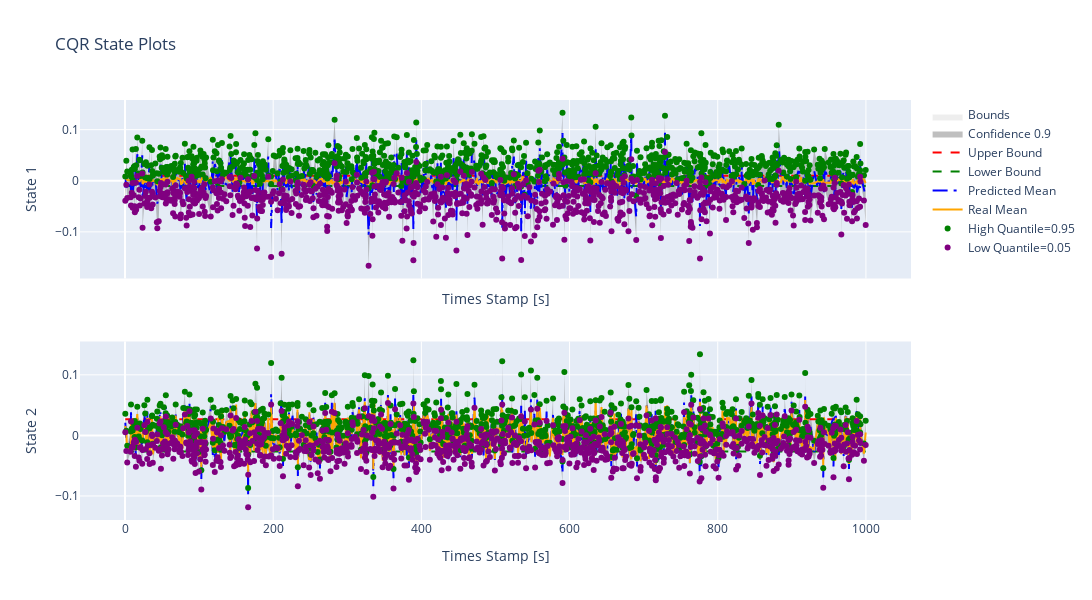

This figure's notebook cell:
### Markdown cell above
This plot is made against test data which till now is untouched.

### Code cell
dm.plot_cqr_error_plotly()

### Figure 1 — Plotly figure (JSON) as saved in the notebook; plotly's stock layout.template omitted (floating-point values rounded to 4 significant figures; data arrays with more than 128 entries replaced by an {"elided": "..."} marker saying what was removed)
{"data": [{"fill": "toself", "fillcolor": "rgba(200, 200, 200, 0.3)", "line": {"color": "rgba(255,255,255,0)"}, "name": "Bounds", "showlegend": true, "type": "scatter", "x": [0.4, 999.7, 999.7, 0.4], "xaxis": "x", "y": [-0.01, -0.01, 0.01, 0.01], "yaxis": "y"}, {"fill": "toself", "fillcolor": "rgba(128, 128, 128, 0.5)", "line": {"color": "rgba(255,255,255,0)"}, "name": "Confidence 0.9", "showlegend": true, "type": "scatter", "x": {"elided": "2000 float values"}, "xaxis": "x", "y": {"elided": "2000 float values"}, "yaxis": "y"}, {"line": {"color": "red", "dash": "dash"}, "mode": "lines", "name": "Upper Bound", "showlegend": true, "type": "scatter", "x": {"elided": "1000 float values"}, "xaxis": "x", "y": {"elided": "1000 float values"}, "yaxis": "y"}, {"line": {"color": "green", "dash": "dash"}, "mode": "lines", "name": "Lower Bound", "showlegend": true, "type": "scatter", "x": {"elided": "1000 float values"}, "xaxis": "x", "y": {"elided": "1000 float values"}, "yaxis": "y"}, {"line": {"color": "blue", "dash": "longdashdot"}, "mode": "lines", "name": "Predicted Mean", "showlegend": true, "type": "scatter", "x": {"elided": "1000 float values"}, "xaxis": "x", "y": {"elided": "1000 float values"}, "yaxis": "y"}, {"line": {"color": "orange"}, "mode": "lines", "name": "Real Mean", "showlegend": true, "type": "scatter", "x": {"elided": "1000 float values"}, "xaxis": "x", "y": {"elided": "1000 float values"}, "yaxis": "y"}, {"marker": {"color": "green", "size": 6}, "mode": "markers", "name": "High Quantile=0.95", "showlegend": true, "type": "scatter", "x": {"elided": "1000 float values"}, "xaxis": "x", "y": {"elided": "1000 float values"}, "yaxis": "y"}, {"marker": {"color": "purple", "size": 6}, "mode": "markers", "name": "Low Quantile=0.05", "showlegend": true, "type": "scatter", "x": {"elided": "1000 float values"}, "xaxis": "x", "y": {"elided": "1000 float values"}, "yaxis": "y"}, {"fill": "toself", "fillcolor": "rgba(200, 200, 200, 0.3)", "line": {"color": "rgba(255,255,255,0)"}, "name": "Bounds", "showlegend": false, "type": "scatter", "x": [0.4, 999.7, 999.7, 0.4], "xaxis": "x2", "y": [-0.0265, -0.0265, 0.0265, 0.0265], "yaxis": "y2"}, {"fill": "toself", "fillcolor": "rgba(128, 128, 128, 0.5)", "line": {"color": "rgba(255,255,255,0)"}, "name": "Confidence 0.9", "showlegend": false, "type": "scatter", "x": {"elided": "2000 float values"}, "xaxis": "x2", "y": {"elided": "2000 float values"}, "yaxis": "y2"}, {"line": {"color": "red", "dash": "dash"}, "mode": "lines", "name": "Upper Bound", "showlegend": false, "type": "scatter", "x": {"elided": "1000 float values"}, "xaxis": "x2", "y": {"elided": "1000 float values"}, "yaxis": "y2"}, {"line": {"color": "green", "dash": "dash"}, "mode": "lines", "name": "Lower Bound", "showlegend": false, "type": "scatter", "x": {"elided": "1000 float values"}, "xaxis": "x2", "y": {"elided": "1000 float values"}, "yaxis": "y2"}, {"line": {"color": "blue", "dash": "longdashdot"}, "mode": "lines", "name": "Predicted Mean", "showlegend": false, "type": "scatter", "x": {"elided": "1000 float values"}, "xaxis": "x2", "y": {"elided": "1000 float values"}, "yaxis": "y2"}, {"line": {"color": "orange"}, "mode": "lines", "name": "Real Mean", "showlegend": false, "type": "scatter", "x": {"elided": "1000 float values"}, "xaxis": "x2", "y": {"elided": "1000 float values"}, "yaxis": "y2"}, {"marker": {"color": "green", "size": 6}, "mode": "markers", "name": "High Quantile=0.95", "showlegend": false, "type": "scatter", "x": {"elided": "1000 float values"}, "xaxis": "x2", "y": {"elided": "1000 float values"}, "yaxis": "y2"}, {"marker": {"color": "purple", "size": 6}, "mode": "markers", "name": "Low Quantile=0.05", "showlegend": false, "type": "scatter", "x": {"elided": "1000 float values"}, "xaxis": "x2", "y": {"elided": "1000 float values"}, "yaxis": "y2"}], "layout": {"height": 600, "showlegend": true, "title": {"text": "CQR State Plots"}, "width": 1800, "xaxis": {"anchor": "y", "domain": [0, 1], "matches": "x2", "showticklabels": false, "title": {"text": "Times Stamp [s]"}}, "xaxis2": {"anchor": "y2", "domain": [0, 1], "title": {"text": "Times Stamp [s]"}}, "yaxis": {"anchor": "x", "domain": [0.575, 1], "title": {"text": " State 1"}}, "yaxis2": {"anchor": "x2", "domain": [0, 0.425], "title": {"text": " State 2"}}}}
